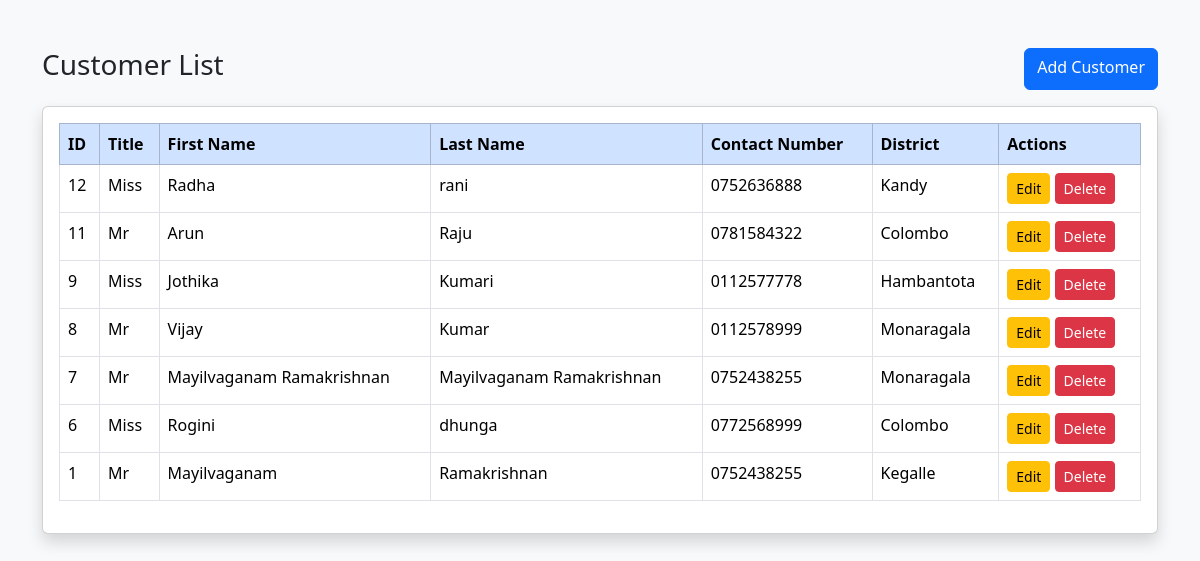
Page /customer/view_customer.php on the committed database.
### tables this page shows
CREATE TABLE `customer` (
  `customer_id` int(11) NOT NULL,
  `title` enum('Mr','Mrs','Miss','Dr') NOT NULL,
  `first_name` varchar(100) NOT NULL,
  `last_name` varchar(100) NOT NULL,
  `contact_number` varchar(15) NOT NULL,
  `district_id` int(11) NOT NULL
);

CREATE TABLE `district` (
  `district_id` int(11) NOT NULL,
  `district_name` varchar(100) NOT NULL
);

### customer/view_customer.php (the view, shortened to what this page needs)
<?php
require_once __DIR__ . '/../config/database.php';
$sql = "SELECT
            c.customer_id,
            c.title,
            c.first_name,
            c.last_name,
            c.contact_number,
            d.district_name
        FROM customer c
        INNER JOIN district d ON c.district_id = d.district_id
        ORDER BY c.customer_id DESC";
$customers = $conn->query($sql);
?>
<!DOCTYPE html>
<html lang="en">
<head>
    <link href="https://cdn.jsdelivr.net/npm/bootstrap@5.3.3/dist/css/bootstrap.min.css" rel="stylesheet">
</head>
<body class="bg-light">
    <div class="container mt-5">
        <div class="d-flex justify-content-between mb-3">
            <h3>Customer List</h3>
            <a href="add_customer.php" class="btn btn-primary">Add Customer</a>
        </div>
        <div class="card shadow">
            <div class="card-body">
                <table class="table table-bordered table-hover">
                    <thead class="table-primary">
                        <tr>
                            <th>ID</th>
                            <th>Title</th>
                            <th>First Name</th>
                            <th>Last Name</th>
                            <th>Contact Number</th>
                            <th>District</th>
                            <th>Actions</th>
                        </tr>
                    </thead>
                    <tbody>
                        <?php while ($customer = $customers->fetch_assoc()): ?>
                            <tr>
                                <td><?= $customer['customer_id'] ?></td>
                                <td><?= htmlspecialchars($customer['title']) ?></td>
                                <td><?= htmlspecialchars($customer['first_name']) ?></td>
                                <td><?= htmlspecialchars($customer['last_name']) ?></td>
                                <td><?= htmlspecialchars($customer['contact_number']) ?></td>
                                <td><?= htmlspecialchars($customer['district_name']) ?></td>
                                <td>
                                    <a href="edit_customer.php?id=<?= $customer['customer_id'] ?>"
                                        class="btn btn-sm btn-warning">Edit</a>
                                    <a href="delete_customer.php?id=<?= $customer['customer_id'] ?>"
                                        class="btn btn-sm btn-danger"
                                        onclick="return confirm('Delete this customer?')">
                                        Delete
                                    </a>
                                </td>
                            </tr>
                        <?php endwhile; ?>
                    </tbody>
                </table>
            </div>
        </div>
    </div>
</body>
</html>

### rows in the picture
customer: customer_id "12", title "Miss", first_name "Radha", last_name "rani", contact_number "0752636888", district.district_name "Kandy"
customer: customer_id "11", title "Mr", first_name "Arun", last_name "Raju", contact_number "0781584322", district.district_name "Colombo"
customer: customer_id "9", title "Miss", first_name "Jothika", last_name "Kumari", contact_number "0112577778", district.district_name "Hambantota"
customer: customer_id "8", title "Mr", first_name "Vijay", last_name "Kumar", contact_number "0112578999", district.district_name "Monaragala"
customer: customer_id "7", title "Mr", first_name "Mayilvaganam Ramakrishnan", last_name "Mayilvaganam Ramakrishnan", contact_number "0752438255", district.district_name "Monaragala"
customer: customer_id "6", title "Miss", first_name "Rogini", last_name "dhunga", contact_number "0772568999", district.district_name "Colombo"
customer: customer_id "1", title "Mr", first_name "Mayilvaganam", last_name "Ramakrishnan", contact_number "0752438255", district.district_name "Kegalle"
